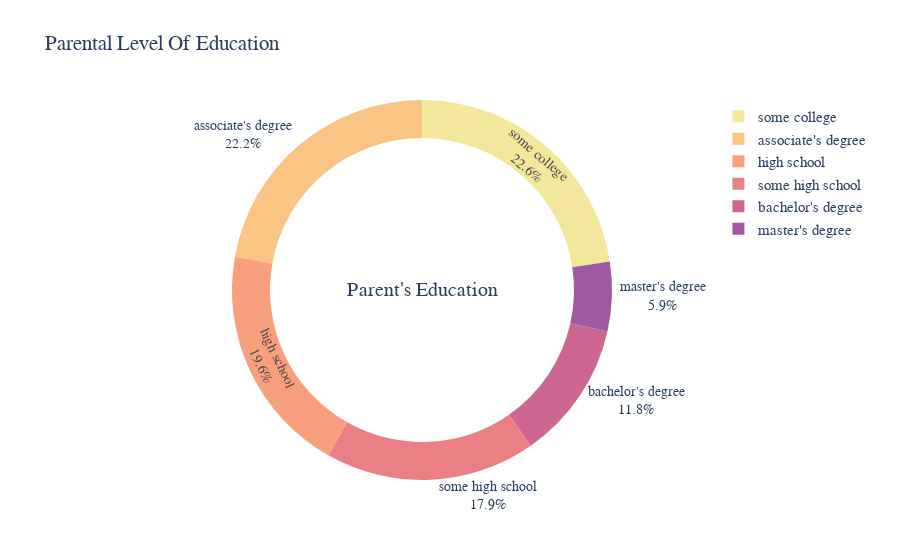

The code cell stored with this chart in its notebook:
### Code cell
parental_education = data['parental level of education'].value_counts()
fig = px.pie(values = parental_education.values,
             names = parental_education.index,
             color_discrete_sequence = px.colors.sequential.Sunset,
             title = "Parental Level Of Education",
             hole = 0.8)
 
fig.update_traces(textinfo = 'label+percent', textfont_size=14)

fig.update_layout(
    font = dict(size = 15, family = "arial"),
    annotations = [dict(text = "Parent's Education", x = 0.5, y = 0.5, font_size = 20, showarrow=False)]
)
fig.show()

### Figure 1 — Plotly figure (JSON) as saved in the notebook; plotly's stock layout.template omitted (floating-point values rounded to 4 significant figures)
{"data": [{"domain": {"x": [0, 1], "y": [0, 1]}, "hole": 0.8, "hovertemplate": "label=%{label}<br>value=%{value}<extra></extra>", "labels": ["some college", "associate's degree", "high school", "some high school", "bachelor's degree", "master's degree"], "legendgroup": "", "name": "", "showlegend": true, "textfont": {"size": 14}, "textinfo": "label+percent", "type": "pie", "values": [226, 222, 196, 179, 118, 59]}], "layout": {"annotations": [{"font": {"size": 20}, "showarrow": false, "text": "Parent's Education", "x": 0.5, "y": 0.5}], "font": {"family": "arial", "size": 15}, "legend": {"tracegroupgap": 0}, "piecolorway": ["rgb(243, 231, 155)", "rgb(250, 196, 132)", "rgb(248, 160, 126)", "rgb(235, 127, 134)", "rgb(206, 102, 147)", "rgb(160, 89, 160)", "rgb(92, 83, 165)"], "title": {"text": "Parental Level Of Education"}}}
